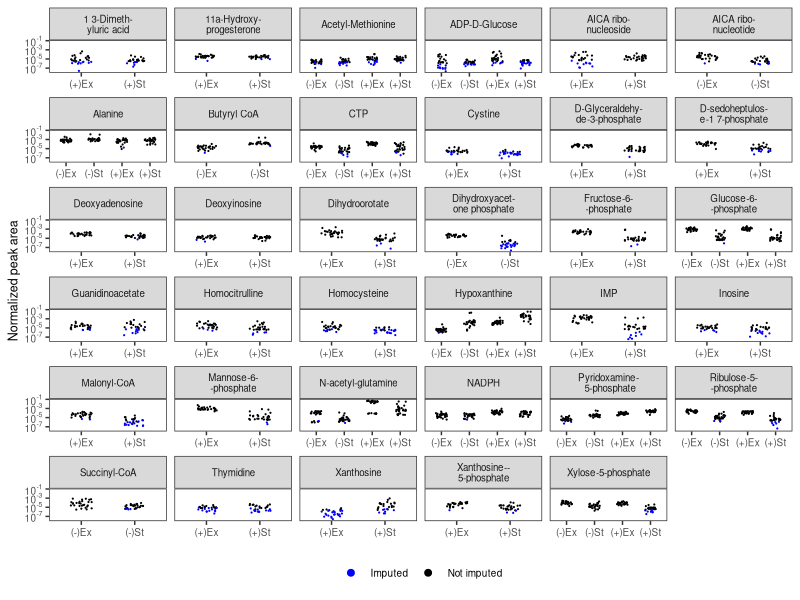
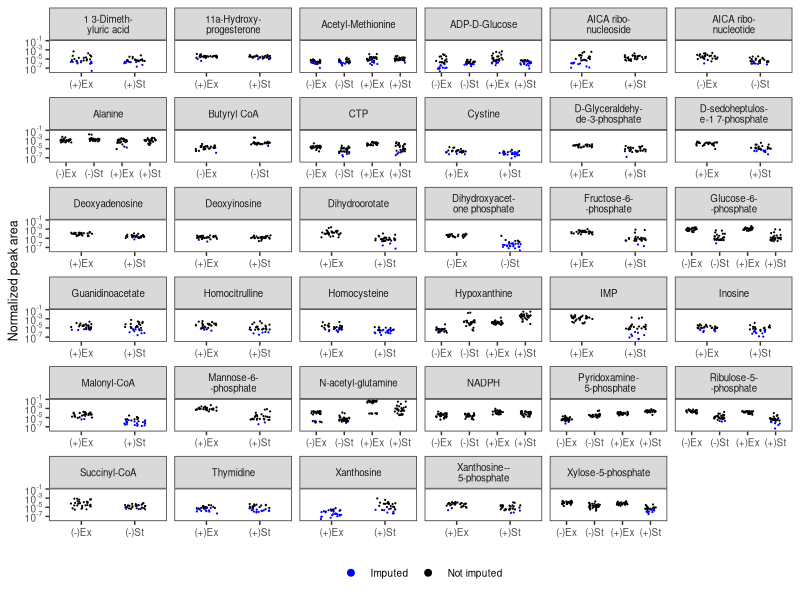

The R source for these figures, in order:
## ---- chunk 1
# Prevent printing of warnings and such in the HTML
knitr::opts_chunk$set(warning = FALSE, message = FALSE, fig.align = "center")
## ---- chunk 2
library(tidyverse)
library(scales)

df <- read_csv("../../data_frames/targeted_with_imps.csv") %>% 
  filter(is_standard == FALSE)

# names too long
df[df$compound == "5-Aminoimidazole-4-carboxamide ribonucleoside (AICAr)",]$compound <- "AICA ribonucleoside"

df[df$compound == "5-Aminoimidazole-4-carboxamide ribonucleotide",]$compound <- "AICA ribonucleotide"

# these are compounds that had some amount of imputation
impd.comps <- df %>% 
  filter(was_imputed == TRUE) %>% 
  pull(compound) %>% 
  unique()
## ---- chunk 3
test.names <- c("short", "reaaaaaaaallllllllllyyyyyyyyyyy_looooonnngggggg_nnaaammeeeee")

line_breaker <- function(x){
  if (nchar(x) > 18){
    tmp <- paste0(
      str_sub(x, start = 1, end = nchar(x)/2),
      "-\n",
      str_sub(x, start = (nchar(x)/2)+1, end = -1)
    )
  } else {
    tmp <- x
  }
  
  return(tmp)
}

lapply(test.names, line_breaker)
## ---- chunk 4
p <- df %>% 
  filter(compound %in% impd.comps) %>% 
  rowwise() %>% 
  mutate(compound = line_breaker(compound)) %>% 
  ungroup() %>% 
  mutate(charge = ifelse(charge == "positive", "(+)", "(-)"),
         phase = ifelse(phase == "e", "Ex", "St"),
         was_imputed = ifelse(was_imputed == 1, "Imputed", "Not imputed")) %>% 
  unite("sample", charge, phase, sep = "") %>% 
  select(compound, sample, n_peak_area, was_imputed) %>% 
  ggplot(., aes(sample, n_peak_area, color = was_imputed))+
  geom_jitter(height = 0, width = .2, size = .1)+
  facet_wrap(~ compound, scales = "free_x", ncol = 6)+
  scale_color_manual(values = c("blue", "black"), name = NULL)+
  scale_y_log10(labels = trans_format("log10", math_format(10^.x)))+
  theme_bw()+
  theme(panel.grid = element_blank(),
        strip.text = element_text(size = 7),
        text = element_text(size = 9),
        legend.position = "bottom")+
  labs(x = NULL,
       y = "Normalized peak area")+
  guides(colour = guide_legend(override.aes = list(size=2)))

p 
## ---- chunk 5
tc <- length(unique(df$compound))
tc
## ---- chunk 6
complete.comps <- df %>% 
  split(.$charge) %>% 
  map(function(x){
    x %>% 
      group_by(compound) %>% 
      count(was_imputed) %>% 
      pivot_wider(names_from = was_imputed, values_from = n) %>% 
      filter(is.na(`TRUE`)) %>% 
      pull(compound)
  }) %>% 
  unlist() %>% 
  unique() %>% 
  length()

complete.comps
## ---- chunk 7
tc - complete.comps
## ---- chunk 8
ggsave(plot = p, filename = "../../figures/imputations.pdf", width = 6.51, height = 6.2)
## ---- chunk 9
sessionInfo()
